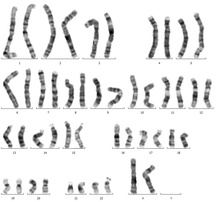
%> input picture 1'.jpg, 220 x 202 px, shrunk from 735 x 674 before the run
$ octave --eval "result = Run('1''.jpg');"   (GNU Octave 9; MATLAB toolbox functions it lacks are replaced by stand-ins)
%> lines starting %> are read from the running program, lines starting %| are printed output that depends on the picture; in (x1, y1, x2, y2) boxes, pixels count from 0 and x2, y2 are one past the last pixel; in counts of white or black regions, pixels touching at a corner belong together; the program's own positions count from 1
### TS.m
%Applies Otsu gray level thresholding to detach the chromosomes from
%background, receives a gray level image as input outputs a binary image where
%chromosomes' pixels are One and background is zero.
function [outputImage] = TS(inputImage)

    %SmoothImage = imgaussfilt(inputImage);
    %figure;imshow(SmoothImage);

    %Finds Otsu's threshold
    level = graythresh(inputImage);

    %Converts gray level input image to a binary image
    BW = im2bw(inputImage,level);

    %Showing the thresholded input image
    %imshow(BW);

    %Setting return value
    outputImage = BW;
end

### CS.m
%Chromosome separator: This is a high level function which receives the binary image of a
%set of overlapped chromosomes (W) and skeleton of that binary image (L).
%It returns the number of chromosomes in that binary image as counter and
%more importantly, it separate each chromosome and returns it as the C
%vector, each element of C has two field, image is the binary image of the
%chromosome and line is the skeleton of it.
function [C counter] = CS(W,L)
    %Extracting the skeleton of the lines
    Rest = L;
    counter = 0;
    while true
        %finding endpoints of lines in cordinates
        Rest = bwmorph(Rest,'skel',inf);

        ep          = bwmorph(Rest, 'endpoints');
        [rows cols] = find(ep);

        bp = bwmorph(Rest,'branchpoints');
        [bprows bpcols] = find(bp);


        [Line Rest] = LT(Rest, rows(1), cols(1));

        counter = counter + 1;
        C(counter).image = CE(W,Line);
        C(counter).line  = mat2gray(Line);

        for i=1:size(bprows)
            Rest(bprows(i), bpcols(i)) = 1;
        end

        Rest = bwmorph(Rest, 'diag');
        Rest = bwmorph(Rest, 'bridge');
        Rest = bwmorph(Rest, 'clean');

        if(sum(Rest(:)) == 0)
            break;
        end
    end


end

### Run.m
function [NumError,ErrorAvg]=Run(fileName)
%> called with fileName = '1'.jpg'
%=========================================================================
%read the image
Image=imread(fileName);
%> Image is the input picture: size 202x220 uint8; min 0, max 255, mean 233.3
figure;imshow(Image);
%=========================================================================
%change to gray image
if size(Image,3)==3
    GImage=rgb2gray(Image);
    figure;imshow(GImage);
else
    GImage=Image;
end
%=========================================================================
%increase the contrast
AdaptImg= adapthisteq(GImage);
figure;imshow(AdaptImg);
%=========================================================================
% Create the gaussian filter with hsize = [5 5] and sigma = 2
G = fspecial('gaussian',[5 5],5);
% Filter it
SmoothedImage=medfilt2(AdaptImg, [9 9]);
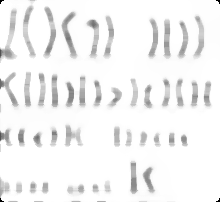
%> SmoothedImage: size 202x220 uint8; min 0, max 255, mean 242.8
SmoothedImage = imfilter(SmoothedImage,G,'same');
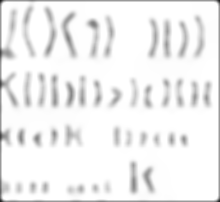
%> SmoothedImage: size 202x220 uint8; min 29, max 255, mean 240.1
figure;imshow(SmoothedImage);
%=========================================================================
%apply otsu to change image to a binary image
BinaryImage=TS(SmoothedImage);
%> in TS, `level = graythresh(inputImage);`: level = 0.867
%> in TS, `BW = im2bw(inputImage,level);`:
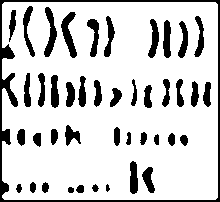
%> BW: size 202x220 logical; 81.5% white; 43 black regions, largest, box (x1, y1, x2, y2) and area: (0, 0, 220, 202) 2213, (61, 12, 77, 58) 340, (44, 7, 57, 57) 314
Data=BinaryImage<1; %cconvert zeros to ones and viseversa
figure;imshow(Data);
%=========================================================================
%remove meaningless components
Data = bwareaopen(Data,200); %remove connected component having less than 200 pixels
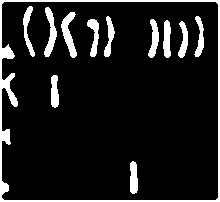
%> Data: size 202x220 logical; 11.1% white; 12 white regions, largest, box (x1, y1, x2, y2) and area: (0, 0, 220, 202) 2213, (61, 12, 77, 58) 340, (44, 7, 57, 57) 314
figure;imshow(Data);
%=========================================================================
%=========================================================================
%find the the objects
Regions = regionprops(Data,{'EquivDiameter','Perimeter','Image','Orientation','MajorAxisLength'});
%> Regions = 12 regions; first 5, MajorAxisLength, Orientation, EquivDiameter and Perimeter: 353.5 1.08 53.08 822.8, 60.44 -86.31 17.73 108.9, 57.19 89.23 19.99 108.8, 36.79 -88.55 16.7 71.53, 52.08 -83.31 20.81 106.1
%=========================================================================
[totalComp,~]=size(Regions);
%> totalComp = 12
Lengths=zeros(totalComp,1);
extra=0;
for i=2:totalComp
    Chromosome=Regions(i).Image;
    Stroke=bwmorph(Regions(i).Image,'thin',inf);
    [Comp,count]=CS(Chromosome,Stroke);
    if count>1
%         figure;imshow(Chromosome);
%         figure;imshow(Stroke);
        Regions(i).Image=Comp(1).image;
        Lengths(i)=sum(Comp(1).line(:));
%         figure;imshow( Comp(1).line);
        for j=2:count
%             figure;imshow(Comp(j).line);
            extra=extra+1;
            Regions(totalComp+extra).Image=Comp(j).image;
            Lengths(totalComp+extra)=sum(Comp(j).line(:));
        end
    else
        Lengths(i)=sum(Stroke(:));
    end

end
%> this loop made 1 pass
%> the run ends on the next line
%========================================================================
%sort the objects based on e measurement
[Sorted,Ind]=sort(Lengths);
%=========================================================================
%Display the results
Chromosoms={Regions(Ind(2:end)).Image};
ChromosomsOr={Regions(Ind(2:end)).Orientation};
Display(Chromosoms,ChromosomsOr,Sorted(2:end));
%=========================================================================
%evaluation
error=0;
for i=2:2:size(Sorted)-1
    error=error+abs(Sorted(i)-Sorted(i+1));
end
ChromosomeNum=(size(Sorted,1)-1);
Groups=ceil(ChromosomeNum/2);
ErrorAvg=error/Groups;
NumError=46-ChromosomeNum;
end

$ run again, on 2'.jpg
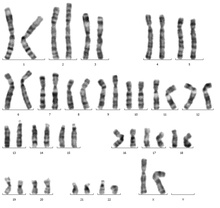
%> input picture 2'.jpg, 220 x 208 px, shrunk from 715 x 677 before the run
%> in Run, Image is the input picture: size 208x220 uint8; min 11, max 255, mean 233.2
%> level = 0.859
%> in TS, `BW = im2bw(inputImage,level);`:
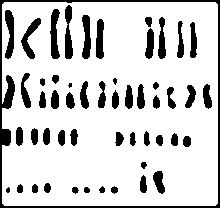
%> BW: size 208x220 logical; 82.2% white; 52 black regions (2 under 20 px), largest, box (x1, y1, x2, y2) and area: (0, 0, 220, 208) 2111, (50, 9, 60, 59) 330, (65, 5, 73, 59) 310
%> in Run, `Data = bwareaopen(Data,200);`:
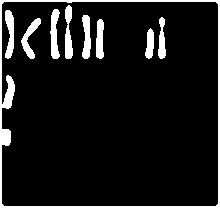
%> Data: size 208x220 logical; 9.5% white; 9 white regions, largest, box (x1, y1, x2, y2) and area: (0, 0, 220, 208) 2111, (50, 9, 60, 59) 330, (65, 5, 73, 59) 310
%> Regions = 9 regions; first 5, MajorAxisLength, Orientation, EquivDiameter and Perimeter: 356.2 2.34 51.84 834.6, 57.61 -89.49 19.84 104.8, 48.22 77.26 19.51 100, 59.24 89.91 20.5 107.7, 65.47 -89.73 19.87 114.5
%> totalComp = 9
%> the loop in Run, `for i=2:totalComp` made 1 pass

$ run again, on 3'.jpg
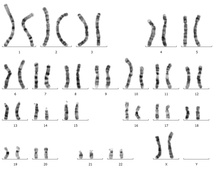
%> input picture 3'.jpg, 220 x 175 px, shrunk from 832 x 660 before the run
%> in Run, Image is the input picture: size 175x220 uint8; min 4, max 255, mean 241.4
%> in Run, `SmoothedImage = imfilter(SmoothedImage,G,'same');`:
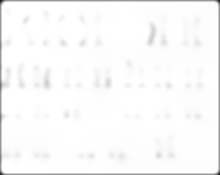
%> SmoothedImage: size 175x220 uint8; min 18, max 255, mean 249.2
%> level = 0.839
%> in TS, `BW = im2bw(inputImage,level);`:
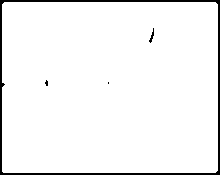
%> BW: size 175x220 logical; 95.8% white; 4 black regions (2 under 20 px), largest, box (x1, y1, x2, y2) and area: (0, 0, 220, 175) 1582, (149, 28, 154, 43) 29
%> Regions = 1 region; MajorAxisLength, Orientation, EquivDiameter and Perimeter: 346.7 -0.328 44.88 769.9
%> totalComp = 1
%> after the loop in Run, `for i=2:totalComp`: extra = 0
%> Ind = 1
%> Chromosoms = {}
%> after the loop in Display, ``: count = 0
%> ErrorAvg = NaN
%> result = 46
